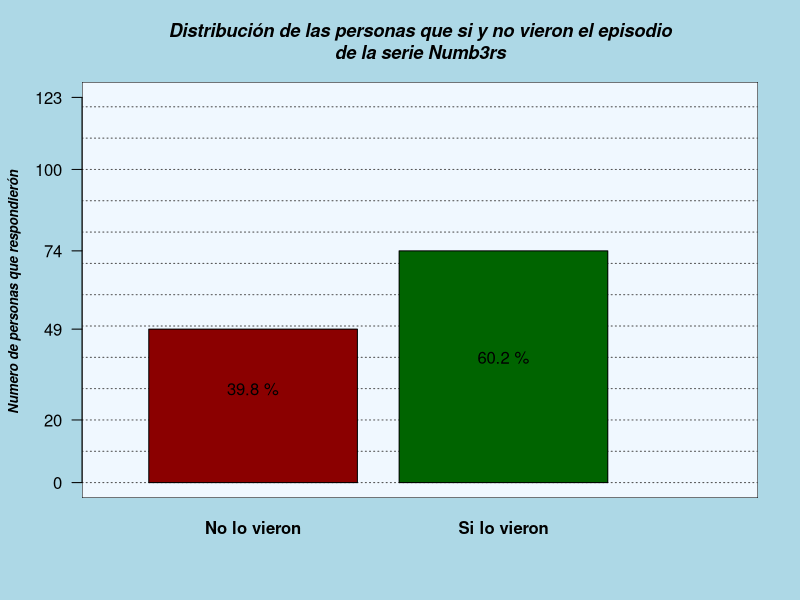
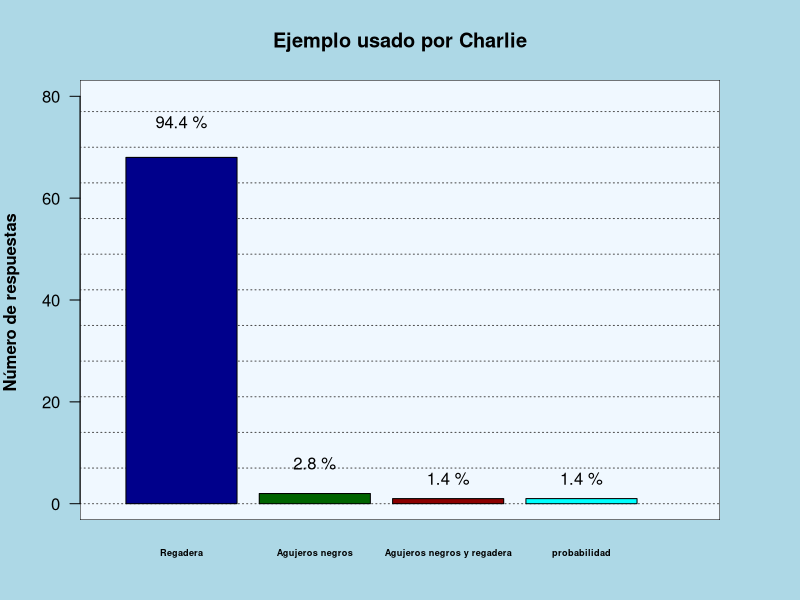
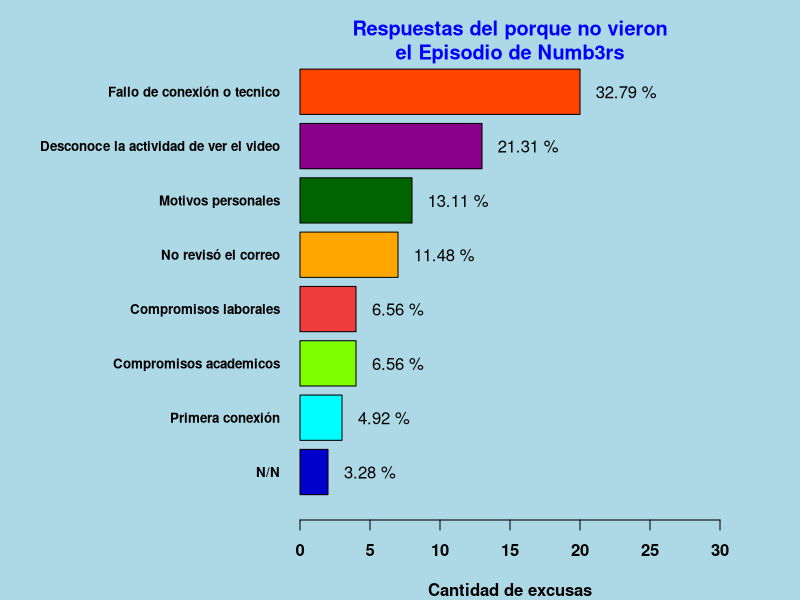
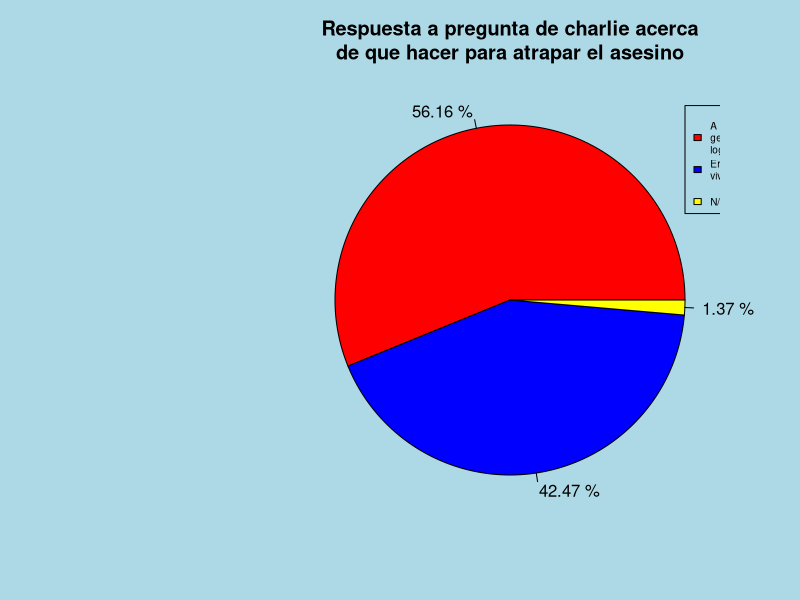
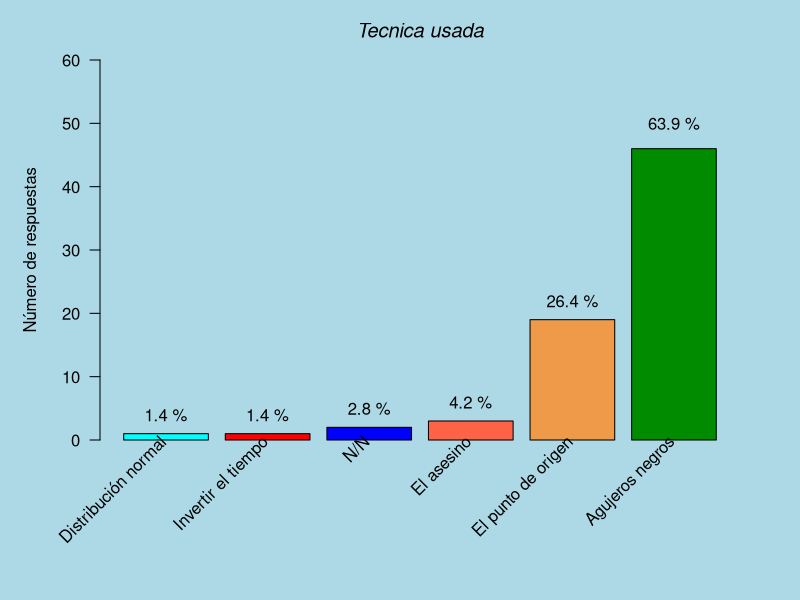
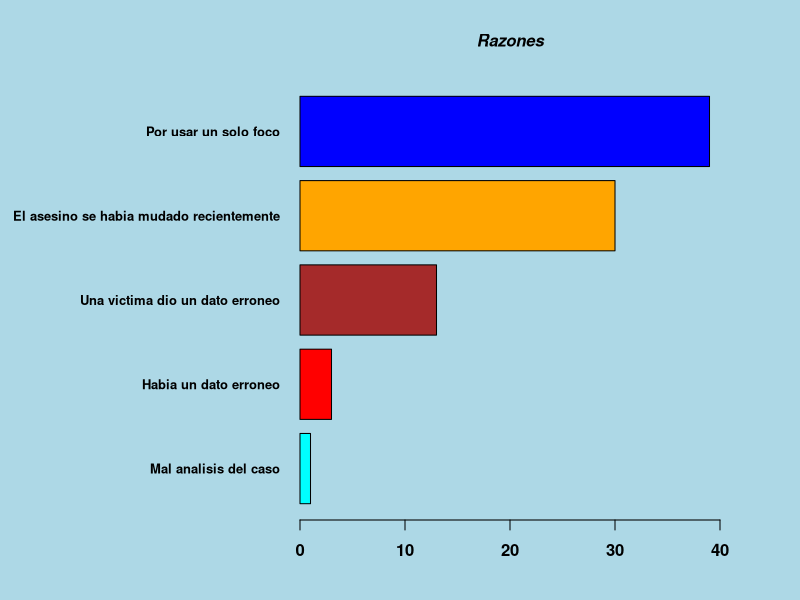
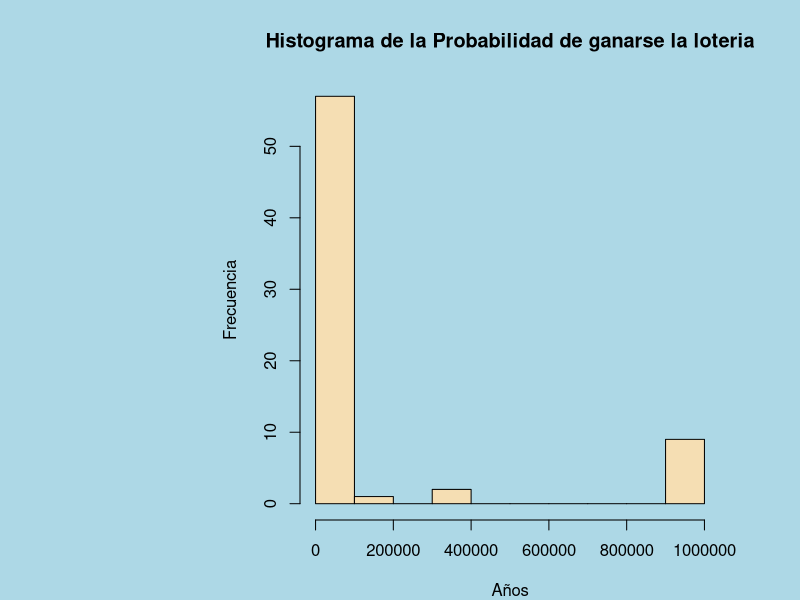

These figures' R source, in order:
## ---- chunk 1
knitr::opts_chunk$set(echo = FALSE,
	                    message = FALSE,
	                    warning = FALSE
                      )
## ---- chunk 2
#lectura de las bibliotecas necesarias
library(readxl)
library(knitr)
## ---- chunk 3
#Lectura de los datos de la encuesta
encuesta <- read_excel("BD_Encuesta_Numb3rs.xlsx")

## ---- chunk 4
par(bg="lightblue")
plot(seq(0,3, length.out = 123), seq(0,123, length.out = 123), type="n",
     main   = "Distribución de las personas que si y no vieron el episodio\nde la serie Numb3rs",
     
     font.main = 4,
     font.lab  = 4,
     cex.main  = 1.1,
     cex.lab   = 0.8,
     cex.sub   = 0.8,
     axes      = FALSE,
     xlab      = " ",
     ylab      = "Numero de personas que respondierón ",
     
     )

rect(par("usr")[1],par("usr")[3],par("usr")[2],par("usr")[4],col="aliceblue")

abline(h   = seq(0,123,10), 
       col = rep("grey30",17), 
       lty = 3,
       
       )

#guardar los datos de la columna en una tabla
tabla1 <- table(encuesta$`¿Vio_Episodio1?`)

#mostramos con barplot la tabla1
grafica1 <- barplot(tabla1,
                col       = c("darkred", "darkgreen"),
                names.arg = c("No lo vieron", "Si lo vieron"),
                font.axis = 2,
                axes      = FALSE,
                ylim      = c(0,123),
                add       = TRUE
                )
axis(2, at = c(0,20,49,74,100,123),las = 1)

text(grafica1,
     c(30,40),
     labels = paste(round((tabla1/sum(tabla1)*100),1),"%"),
     
     )

## ---- chunk 5
kable(tabla1,
      col.names = c("Respuesta","Número de Respuestas"),
      row.names = FALSE,
      
      )
## ---- chunk 6
tabla2   <- table(encuesta$Ejemplo_Charlie)
ordenar1 <- sort(tabla2,decreasing = TRUE)

par(mar=c(4,4,4,4))

#cambiar color de fondo
par(bg="lightblue")

plot(seq(0,1,length.out = 80),seq(0,80,length.out = 80),type="n",
     main     = "Ejemplo usado por Charlie",
     col.main = "black",
     axes     = FALSE,
     xlab     = " ",
     ylab     = "Número de respuestas ",
     font.lab = 2,
     xlim     = c(0,80),
     
     )

rect(par("usr")[1],par("usr")[3],par("usr")[2],par("usr")[4],col="aliceblue")

abline(h   = seq(0,80,7), 
       col = rep("grey30",17), 
       lty = 3,
       
       )
grafica2 <- barplot(ordenar1, ylim = c(0,80), cex.names = (0.55),
                col       = c("darkblue","darkgreen","darkred","cyan"),
                font.axis = 2,
                las       = 1,
                axes      = FALSE,
                add       = TRUE,
                width     = 15,
                names.arg = c("Regadera","Agujeros negros",
                              "Agujeros negros y regadera","probabilidad"),
                cex.axis  = 0.7,
                
                )

axis(2, at = c(0,20,40,60,80),las = 1)

text(grafica2, 
     c(75,8,5,5), 
     labels = paste(round((ordenar1/sum(ordenar1)*100),1),"%")
     
     )

## ---- chunk 7
kable(tabla2,
      col.names = c("Respuesta","Número de Respuestas"),
      row.names = FALSE,
      
      )
## ---- chunk 8
tabla3   <- with(encuesta, c(Excusa_1, Excusa_2, Excusa_3))
tabla3_1 <- table(tabla3)
#Oraganizamos los datos obtenidos
ordenar2 <- sort(table(tabla3))
par(bg="lightblue")
par(mar=c(4,15,4,4))

grafica3 <- barplot(ordenar2,las=1,cex.names = 0.8,horiz = TRUE,
                    xlim      = c(0,30),
                    ylim      = c(0,9),
                    col       = c("blue3","cyan","chartreuse","brown2","orange",
                                  "darkgreen","darkmagenta","orangered"),
                    main      = ("Respuestas del porque no vieron\nel Episodio de Numb3rs"),
                    col.main  ="blue",
                    font.main = 2,
                    font.axis = 2,
                    xlab = "Cantidad de excusas",
                    font.lab = 2,
                    )

text(c(4,5,6,6,9.3,10.3,15.3,22.3)+1,grafica3,
     labels = paste(round(ordenar2/sum(ordenar2)*100,2),"%")
     )

## ---- chunk 9
kable(tabla3_1,
      col.names = c("Respuesta","Número de Respuestas"),
      row.names = FALSE,
      
      )
## ---- chunk 10
tabla4  <- table(encuesta$Pregunta_Charlie)

par(bg="lightblue")

pie(tabla4,
    paste(labels = round(tabla4/sum(tabla4)*100,2),"%"),
    col    = c("red","blue","yellow"),
    main   = "Respuesta a pregunta de charlie acerca\nde que hacer para atrapar el asesino",
    radius = 0.9,
    edges  = 10000,

    )

legend(x =0.9,y = 1,
       c("A traves de las matematicas\ngenerar una ecuacion para\nlograr su ubicacion",
         "Encontrar una zona o\nvivienda de concurrencia","N/N"),
       cex  =0.6,
       fill = c("red","blue","yellow"),
       
       )

## ---- chunk 11
kable(tabla4,
      col.names = c("Respuesta","Número de Respuestas"),
      row.names = FALSE,
      )
## ---- chunk 12
tabla5<- sort(table(with(encuesta,c(Res_Tec_Charlie_1,Res_Tec_Charlie_2))))

par(mar=c(8,5,3,3))
par(bg = "lightblue")

grafica5 <- barplot(tabla5,
                    cex.names = 0.8,las = 2,
                    ylim      = c(0,60),
                    col       = c("cyan","red","blue","tomato","tan2","green4"),
                    main      = "Tecnica usada",
                    font.main = 3,
                    ylab      = "Número de respuestas",
                    names.arg = "",
                    )

text(grafica5, 
     c(4,4,5,6,22,50), 
     labels = paste(round((tabla5/sum(tabla5)*100),1),"%")
     )
text(grafica5+0.1,
     par("usr")[3],0.4,
     labels = names(tabla5),
     srt = 45,
     pos = 2,
     xpd = TRUE)
## ---- chunk 13
kable(tabla5,
      col.names = c("Respuesta","Número de Respuestas"),
      row.names = FALSE,
      
      )
## ---- chunk 14
tabla6   <- with(encuesta,c(Respuesta1,Respuesta2,Respuesta3))
ordenar3 <- sort(table(tabla6))
tabla6_1 <- table(tabla6)
par(mar = c(4,15,4,4))
par(bg = "lightblue")

grafica6 <- barplot(ordenar3, las = 2,cex.names = 0.78,
                    horiz = TRUE,
                    xlim  = c(0,40),
                    las   = 1,
                    col   = c("cyan","red","brown","orange","blue"),
                    main  = "Razones",
                    cex.main  = 1,
                    font.main = 4,
                    font.axis = 2,
                   
                    )
## ---- chunk 15
kable(tabla6_1,
      col.names = c("Respuesta","Número de Respuestas"),
      row.names = FALSE,
      
      )
## ---- chunk 16
tabla7 <- as.numeric((encuesta$Ganar_Lot_Años))
tabla7_1 <- summary(data.frame(tabla7))
options(scipen=999)
par(bg = "lightblue")
hist(tabla7, main = "Histograma de la Probabilidad de ganarse la loteria",
     xlab = "Años", ylab = "Frecuencia",
     border = "black",
     col = "wheat")
## ---- chunk 17
kable(tabla7_1,
      col.names = c(" "),
      col = "black"
      )

